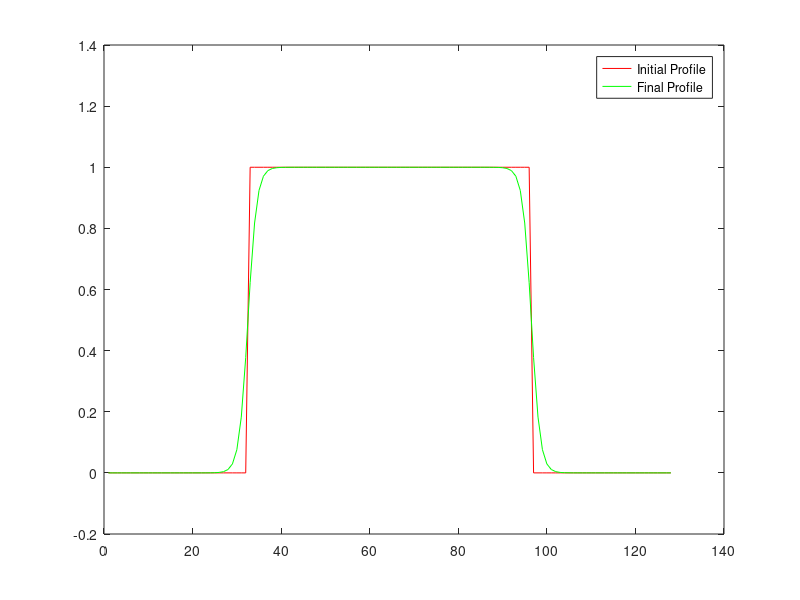

Here is the MATLAB script that generated this plot:
clear all;
clc;
clf;
kappa = 2.0;
L = 1.0;
A = 2.0;

N = 128;
DX = 1.0;

phi = zeros(N,1);

for i=(N/4)+1:3*N/4
phi(i) = 1.0;
endfor
plot(phi,'r;Initial Profile;');
hold on

halfN = N/2;
delk = 2*pi/N;
dt = 0.5;

for m = 1:400
g = 2*A.*phi.*(1.-phi).*(1.-2.*phi);
ghat = fft(g);
phihat = fft(phi);

for i=1:N
if((i-1) <= halfN) k = (i-1)*delk;
endif
if((i-1) > halfN) k = (i-1-N)*delk;
endif
k2 = k*k;
phihat(i) = (phihat(i) - L*dt*ghat(i))/(1+2*kappa*L*dt*k2);
endfor
phi = real(ifft(phihat));
endfor
plot(phi, 'g;Final Profile;');
